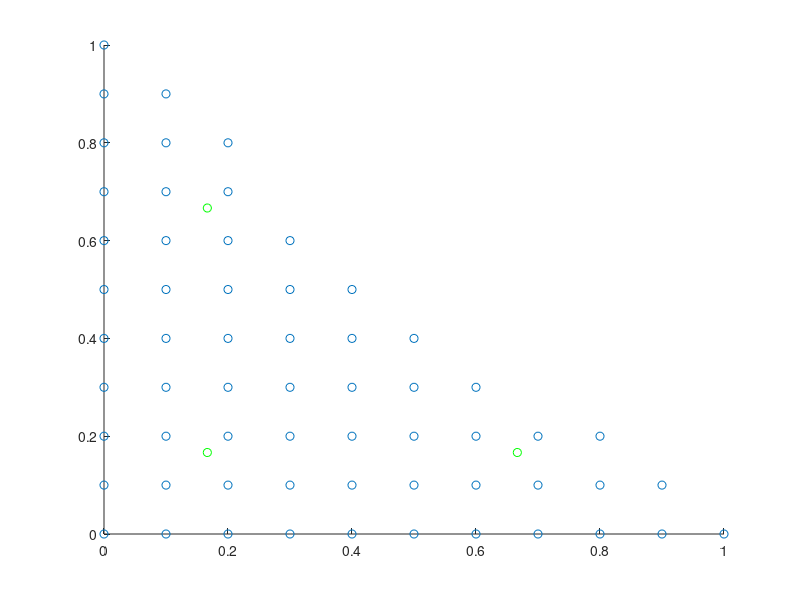
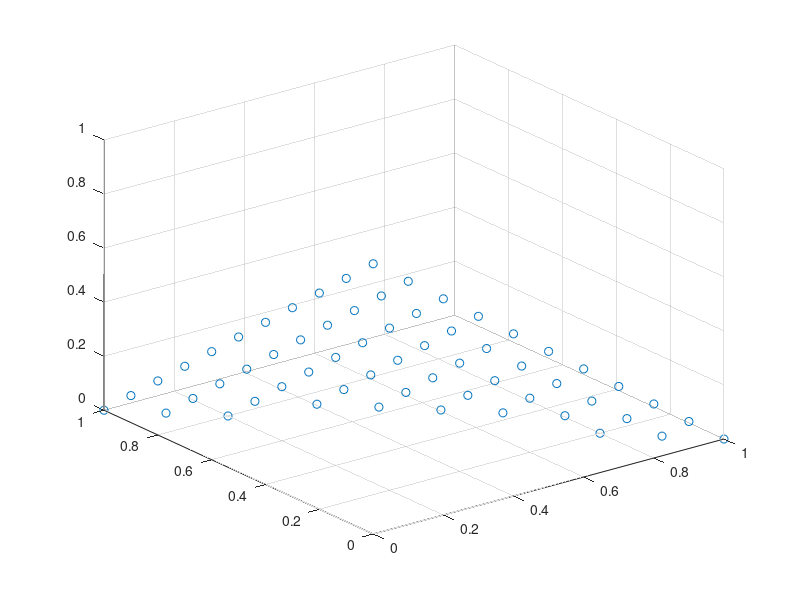

Here is the MATLAB script that generated these plots, in order: (Note: this script raises an error after producing the figures.)
% see the transformation from ref to real for the basis elements
clear
%generate v,u cordinates
% 
res = 0.1;
point = [0,0];

q2u = [[6.666666666666667e-01, ...
        1.666666666666667e-01]; ...
       [1.666666666666667e-01, ...
        6.666666666666667e-01]; ...
       [1.666666666666667e-01, ...
        1.666666666666667e-01]]';

u = [];
v = [];
while point(1) < 1
    while point(2) < (1-point(1))
        u = [u, point(1)];
        v = [v, point(2)];
        point(2) = point(2) + res;
    end
    point(1) = point(1) + res;
    point(2) = 0;
end


figure(1), clf
scatter(u,v); hold on
scatter(q2u(1,:),q2u(2,:),'g')


figure(2), clf
phi1 = 1-u-v;
phi2 = u;
phi3 = v;

phi1In = 1-q2u(1,:)-q2u(2,:);
phi2In = q2u(1,:);
phi3In = q2u(2,:);

scatter3(u,v,phi1)
sgtitle("phi")

scale = 0.05;
figure(3), clf
gPhi1 = [-1*ones(length(u),1) , -1*ones(length(v),1)]';
gPhi2 = [1*ones(length(u),1) , 0*ones(length(v),1)]';
gPhi3 = [0*ones(length(u),1) , 1*ones(length(v),1)]';

gPhi1In = [-1*ones(length(q2u(1,:)),1) , -1*ones(length(q2u(2,:)),1)]';
gPhi2In = [ 1*ones(length(q2u(1,:)),1)  , 0*ones(length(q2u(2,:)),1)]';
gPhi3In = [ 0*ones(length(q2u(1,:)),1)  , 1*ones(length(q2u(2,:)),1)]';

subplot(3,1,1)
quiver(u,v, gPhi1(1,:)*scale , gPhi1(2,:)*scale , 'Autoscale', 'off' ); hold on
quiver(q2u(1,:),q2u(2,:),gPhi1In(1,:)*scale,gPhi1In(2,:)*scale, 'Autoscale', 'off' ,'color','g')
subplot(3,1,2)
quiver(u,v,gPhi2(1,:)*scale,gPhi2(2,:)*scale, 'Autoscale', 'off' ), hold on
quiver(q2u(1,:),q2u(2,:),gPhi2In(1,:)*scale,gPhi2In(2,:)*scale, 'Autoscale', 'off' ,'color','g')
subplot(3,1,3)
quiver(u,v,gPhi3(1,:)*scale,gPhi3(2,:)*scale, 'Autoscale', 'off' ), hold on
quiver(q2u(1,:),q2u(2,:),gPhi3In(1,:)*scale,gPhi3In(2,:)*scale, 'Autoscale', 'off' ,'color','g')

sgtitle("gradiat of phi")

%N
figure(4), clf
N1 = phi1.*gPhi2-phi2.*gPhi1;
N2 = phi2.*gPhi3-phi3.*gPhi2;
N3 = phi3.*gPhi1-phi1.*gPhi3;

N1In = phi1In.*gPhi2In-phi2In.*gPhi1In;
N2In = phi2In.*gPhi3In-phi3In.*gPhi2In;
N3In = phi3In.*gPhi1In-phi1In.*gPhi3In;


subplot(3,1,1)
quiver(u,v,N1(1,:)*scale,N1(2,:)*scale,'Autoscale', 'off'), hold on
quiver(q2u(1,:),q2u(2,:),N1In(1,:)*scale,N1In(2,:)*scale,'Autoscale', 'off')
subplot(3,1,2)
quiver(u,v,N2(1,:)*scale,N2(2,:)*scale,'Autoscale', 'off'), hold on
quiver(q2u(1,:),q2u(2,:),N2In(1,:)*scale,N2In(2,:)*scale,'Autoscale', 'off')
subplot(3,1,3)
quiver(u,v,N3(1,:)*scale,N3(2,:)*scale,'Autoscale', 'off'), hold on
quiver(q2u(1,:),q2u(2,:),N3In(1,:)*scale,N3In(2,:)*scale,'Autoscale', 'off')

sgtitle("N functions")

%n x N (S)
figure(5), clf
S1 = [-(phi1.*gPhi2(2,:)-phi2.*gPhi1(2,:)); (phi1.*gPhi2(1,:)-phi2.*gPhi1(1,:))] ;
S2 = [-(phi2.*gPhi3(2,:)-phi3.*gPhi2(2,:)); (phi2.*gPhi3(1,:)-phi3.*gPhi2(1,:))] ; 
S3 = [-(phi3.*gPhi1(2,:)-phi1.*gPhi3(2,:)); (phi3.*gPhi1(1,:)-phi1.*gPhi3(1,:))] ;
col = [0.75,0.75,0.75];
subplot(3,1,1)
quiver(u,v,N1(1,:),N1(2,:),'color',col), hold on
quiver(u,v,S1(1,:),S1(2,:))
subplot(3,1,2)
quiver(u,v,N2(1,:),N2(2,:),'color',col), hold on
quiver(u,v,S2(1,:),S2(2,:))
subplot(3,1,3)
quiver(u,v,N3(1,:),N3(2,:),'color',col), hold on
quiver(u,v,S3(1,:),S3(2,:))


sgtitle("S functions")
% usnn{1} = [-up{2}*ug{1}(1)+up{1}*ug{2}(1); -up{2}*ug{1}(2)+up{1}*ug{2}(2); 0,0,0];
% usnn{2} = [-up{2}*ug{3}(1)+up{2}*ug{3}(1); -up{2}*ug{3}(2)+up{2}*ug{3}(2); 0,0,0];
% usnn{3} = [-up{3}*ug{1}(1)+up{1}*ug{3}(1); -up{3}*ug{1}(2)+up{1}*ug{3}(2); 0,0,0];
%(n x S)
figure(6), clf
nS1 = [-phi1.*gPhi2(1,:)+phi2.*gPhi1(1,:); -phi1.*gPhi2(2,:)+phi2.*gPhi1(2,:)] ;
nS2 = [-phi2.*gPhi3(1,:)+phi3.*gPhi2(1,:); -phi2.*gPhi3(2,:)+phi3.*gPhi2(2,:)] ; %fix in code
nS3 = [-phi3.*gPhi1(1,:)+phi1.*gPhi3(1,:); -phi3.*gPhi1(2,:)+phi1.*gPhi3(2,:)] ;
subplot(3,1,1)
quiver(u,v,S1(1,:),S1(2,:),'color',col), hold on
quiver(u,v,nS1(1,:),nS1(2,:))
subplot(3,1,2)
quiver(u,v,S2(1,:),S2(2,:),'color',col), hold on
quiver(u,v,nS2(1,:),nS2(2,:))
subplot(3,1,3)
quiver(u,v,S3(1,:),S3(2,:),'color',col), hold on
quiver(u,v,nS3(1,:),nS3(2,:))

sgtitle("n x S functions")


figure(7), clf, hold on
a = 10;
ranTri = rand(2,3)*a;
subplot(1,1,1)
plot([0,0,a,a,0],[0,a,a,0,0])
plot([ranTri(1,:),ranTri(1,1)],[ranTri(2,:),ranTri(2,1)])

scale = 0.4;
res = 0.5;
x = 0:res:a;
y = 0:res:a;
[x,y] = meshgrid(x,y);
q = zeros(size(y));
w = sin((pi*x)./a);
quiver(x,y,q*scale,w*scale,'Autoscale', 'off')

%q2u = [0,0;1,0;0,1]';

q2uTx = ranTri(1,1)+(ranTri(1,2)-ranTri(1,1))*q2u(2,:)+(ranTri(1,3)-ranTri(1,1))*q2u(1,:);
q2uTy = ranTri(2,1)+(ranTri(2,2)-ranTri(2,1))*q2u(2,:)+(ranTri(2,3)-ranTri(2,1))*q2u(1,:);
scatter(q2uTx,q2uTy);

qIn = zeros(size(q2uTx));
wIn = [1,1,1];%sin((pi*q2uTx)./a);

quiver(q2uTx,q2uTy,qIn*scale,wIn*scale,'g','Autoscale', 'off')

xlim([-1,11])
ylim([-1,11])

%%

% ipTmp = sum([qIn; wIn; qIn]);
% ipTmp * q2w' * det_jac;
%  
ug{1} = [-1 -1]';
ug{2} = [+1 0]';
ug{3} = [0 +1]';

xyz = [ranTri;0,0,0];
%Jacobian
jac = zeros(3);
for iIdx = 1:3
    jac = jac ...
        + [xyz(1,iIdx)*ug{iIdx}', 0; ...
           xyz(2,iIdx)*ug{iIdx}', 0; ...
           xyz(3,iIdx)*ug{iIdx}', 1]';
end

%hige res points in triangle

jacU = zeros(3);
jacU = [xyz(1,3)-xyz(1,3), xyz(1,2)-xyz(1,1); ...
        xyz(2,3)-xyz(2,1), xyz(2,2)-xyz(2,1)];

q2w = [1.666666666666667e-02; ...
       1.666666666666667e-02; ...
       1.666666666666667e-02]';
   
   
Tx = ranTri(1,1)+(ranTri(1,2)-ranTri(1,1))*u+(ranTri(1,3)-ranTri(1,1))*v;
Ty = ranTri(2,1)+(ranTri(2,2)-ranTri(2,1))*u+(ranTri(2,3)-ranTri(2,1))*v;

scatter(Tx,Ty,'x')

Area = 1/2*abs(xyz(1,1)*(xyz(2,2)-xyz(2,3))+ xyz(1,2)*(xyz(2,3)-xyz(2,1)) + xyz(1,3)*(xyz(2,1)-xyz(2,2)))
Area_estimate = [1,1,1]*q2w'*det(jacU)

% 
% num_of_points = 100;
% Area_pr_point = Area/100;
% 
% sum(points*Area_pr_point)
